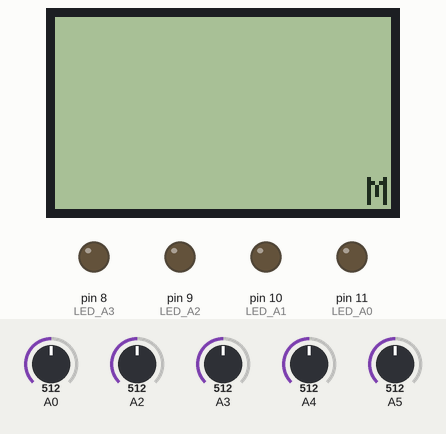
A sketch run on a simulated Arduino Uno, built with avr-gcc and run on an emulated ATmega328P. Shown: 84×48 one-colour display, output pins drawn as LEDs (lit = HIGH). Inputs (shaded band) come from the test bench; at power-on: A2 = 512, A3 = 512, A4 = 512, A0 = 512, A5 = 512. What the sketch prints to the serial monitor is not drawn.

Above: at 2.43 s.
3.3 s: A2 set to 924
6.3 s: A2 set to 956
At 6.9 s:
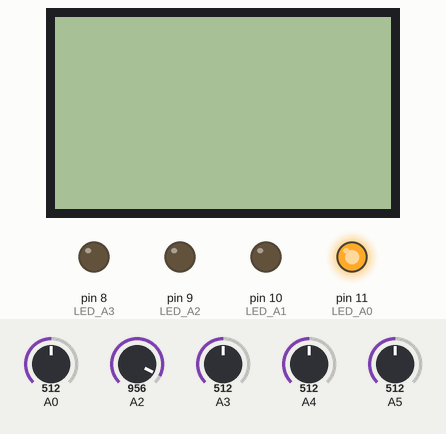
7.9 s: A3 set to 921
9.4 s: A3 set to 951
At 10.5 s:
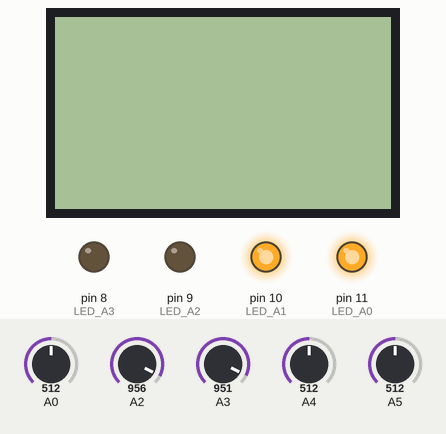
10.9 s: A4 set to 926
13.9 s: A4 set to 948
At 15.0 s:
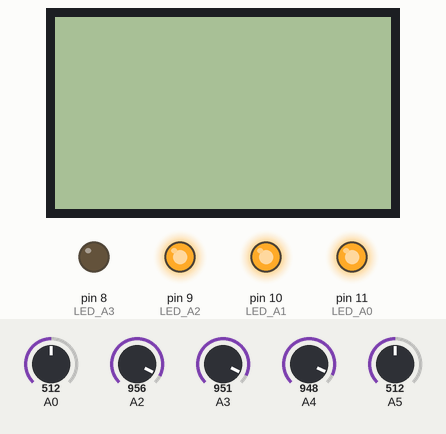
Timing chart, 0 to 16.4 s (numbered marks = the images above; inputs shaded):
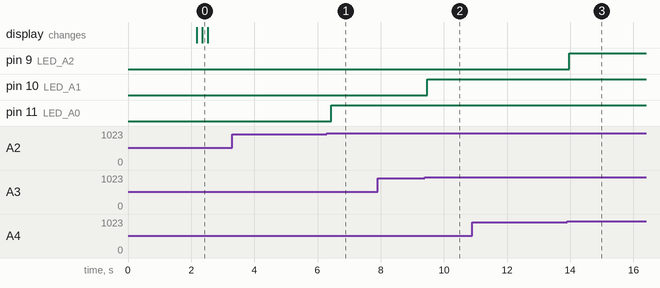

The sketch:

VOlTMETER.ino
```cpp
#include <Adafruit_GFX.h>
#include <Adafruit_PCD8544.h>
#include <SPI.h>

#define CLK 7
#define DIN 6
#define DC  5
#define CS  4
#define RST 3

// Configuración de los pines de la pantalla.
Adafruit_PCD8544 display = Adafruit_PCD8544(CLK, DIN, DC, CS,RST); // Esto debe ir en orden.
// Variables LEDs alarma
const int LED_A3 = 8;
const int LED_A2 = 9;
const int LED_A1 = 10;
const int LED_A0 = 11;
 // Voltajes en DC
static float volt_1 = 0.0;
static float volt_2 = 0.0;
static float volt_3 = 0.0;
static float volt_4 = 0.0;
// Configuraciones generales
void setup() {
  //Comunicacion serial
  Serial.begin(9600);
  // Canales de voltaje
  pinMode(A5, INPUT);
  pinMode(A4, INPUT);
  pinMode(A3, INPUT);
  pinMode(A2, INPUT);
  // LEDs de alarma.
  pinMode(LED_A3, OUTPUT);
  pinMode(LED_A2, OUTPUT);
  pinMode(LED_A1, OUTPUT);
  pinMode(LED_A0, OUTPUT);
  //Configuraciones de la pantalla
  display.begin();
  display.setContrast(50);  // Ajusta el contraste según sea necesario
  display.clearDisplay();
  display.setTextSize(1);
  display.setTextColor(BLACK);
  display.setCursor(5,0);
  display.println("VOLTIMETRO");
  display.display();
  delay(2000);
  display.clearDisplay(); // Clear display
}

// Funcion medir voltaje
float mide_voltaje(float mag) {
  float max_val = 0;
    for (int i = 0; i < 100; i++) {
        float val = analogRead(mag);
        if (val > max_val) {
            max_val = val;
        }
        delayMicroseconds(150);
    }
    max_val = (((511.0-max_val)* 48/1023.0)); // normalizar y escalar.
    return max_val;
}

// Funcion encargada de indicar sobrepaso con leds
void alarma_DC(float medida1, float medida2, float medida3, float medida4) {
  // Primer LED
  if(-20 >= medida1 || medida1 >= 20){
    digitalWrite(LED_A3, HIGH);
  }
  else{
    digitalWrite(LED_A3, LOW);
  }
  // Segundo LED
  if(-20 >= medida2 || medida2 >= 20){
    digitalWrite(LED_A2, HIGH);
  }
  else{
    digitalWrite(LED_A2, LOW);
  }
  // Tercer LED
  if(-20 >= medida3 || medida3 >= 20){
    digitalWrite(LED_A1, HIGH);
  }
  else{
    digitalWrite(LED_A1, LOW);
  }
  // Cuarto LED
  if(-20 >= medida4 || medida4 >= 20){
    digitalWrite(LED_A0, HIGH);
  }
  else{
    digitalWrite(LED_A0, LOW);
  }
}

// Alarma AC
void alarma_AC(float medida1, float medida2, float medida3, float medida4){
  if(-14.14 >= medida1 || medida1 >= 14.14){
    digitalWrite(LED_A3, HIGH);
  }
  else{
    digitalWrite(LED_A3, LOW);
  }
  // Segundo LED
  if(-14.14 >= medida2 || medida2 >= 14.14){
    digitalWrite(LED_A2, HIGH);
  }
  else{
    digitalWrite(LED_A2, LOW);
  }
  // Tercer LED
  if(-14.14 >= medida3 || medida3 >= 14.14){
    digitalWrite(LED_A1, HIGH);
  }
  else{
    digitalWrite(LED_A1, LOW);
  }
  // Cuarto LED
  if(-14.14 >= medida4 || medida4 >= 14.14){
    digitalWrite(LED_A0, HIGH);
  }
  else{
    digitalWrite(LED_A0, LOW);
  }
}

// Mostrar valores en pantalla
void tensiones_DC(){
  display.print("V1: ");display.print(volt_1);display.print("V");
  display.print("\n");
  display.print("V2: ");display.print(volt_2);display.print("V");
  display.print("\n");
  display.print("V3: ");display.print(volt_3);display.print("V");
  display.print("\n");
  display.print("V4: ");display.print(volt_4);display.print("V");
  display.display();
  display.clearDisplay();
}

void tensiones_AC(){
  display.print("V1: ");display.print(volt_1);display.print(" rms");
  display.print("\n");
  display.print("V2: ");display.print(volt_2);display.print(" rms");
  display.print("\n");
  display.print("V3: ");display.print(volt_3);display.print(" rms");
  display.print("\n");
  display.print("V4: ");display.print(volt_4);display.print(" rms");
  display.display();
  display.clearDisplay();
}

// Funcion encargada de la comunicacion
void comunicacion(float medida1, float medida2, float medida3, float medida4, float mode){
  if (mode){
      // Comunicacion serial AC
      Serial.print("Voltaje canal 1 (AC): ");
      Serial.println(volt_1);
      Serial.print("Voltaje canal 2 (AC): ");
      Serial.println(volt_2);
      Serial.print("Voltaje canal 3 (AC): ");
      Serial.println(volt_3);
      Serial.print("Voltaje canal 4 (AC): ");
      Serial.println(volt_4);
  }
  else{
      // Comunicacion serial DC
      Serial.print("Voltaje canal 1 (DC): ");
      Serial.println(volt_1);
      Serial.print("Voltaje canal 2 (DC): ");
      Serial.println(volt_2);
      Serial.print("Voltaje canal 3 (DC): ");
      Serial.println(volt_3);
      Serial.print("Voltaje canal 4 (DC): ");
      Serial.println(volt_4);
  }
}

// Loop principal donde se ejecutan las funciones del voltimetro.
void loop() {
    float mode = analogRead(A0); // Lectura de voltajes en AC
    if (mode){
      display.print("Modo AC \n");
      volt_1 = mide_voltaje(A5);
      volt_1 = (volt_1/sqrt(2)); // Conversión a rms
      volt_2 = mide_voltaje(A4);
      volt_2 = (volt_2/sqrt(2)); // Conversión a rms
      volt_3 = mide_voltaje(A3);
      volt_3 = (volt_3/sqrt(2)); // Conversión a rms
      volt_4 = mide_voltaje(A2);
      volt_4 = (volt_4/sqrt(2)); // Conversión a rms
      tensiones_AC(); // Muestra magnitudes en la pantalla
      alarma_AC(volt_1, volt_2, volt_3, volt_4); // Alarma de sobre-tensiones
      comunicacion(volt_1, volt_2, volt_3, volt_4, mode);
    }
    else{
      display.print("Modo DC \n"); // Si el botón está en bajo, se muestran las tensiones en DC
      volt_1 = mide_voltaje(A5);
      volt_2 = mide_voltaje(A4);
      volt_3 = mide_voltaje(A3);
      volt_4 = mide_voltaje(A2);
      tensiones_DC(); // Muestra magnitudes en la pantalla
      alarma_DC(volt_1, volt_2, volt_3, volt_4); // Alarma de los LEDs de sobre-voltaje.
      comunicacion(volt_1, volt_2, volt_3, volt_4, mode);
    }
  }
```

Measured:
- the behaviour switches between 937 and 938 on A2 (found by bisection; images 0 and 1)
- the behaviour switches between 937 and 938 on A3 (found by bisection; images 1 and 2)
- the behaviour switches between 937 and 938 on A4 (found by bisection; images 2 and 3)
- after the input at 3.3 s, every drawn part: stays the same
- after the input at 6.3 s, pin 11 (LED_A0): LOW → HIGH after 0.14 s
- after the input at 7.9 s, every drawn part: stays the same
- after the input at 9.4 s, pin 10 (LED_A1): LOW → HIGH after 0.08 s
- after the input at 10.9 s, every drawn part: stays the same
- after the input at 13.9 s, pin 9 (LED_A2): LOW → HIGH after 0.07 s
